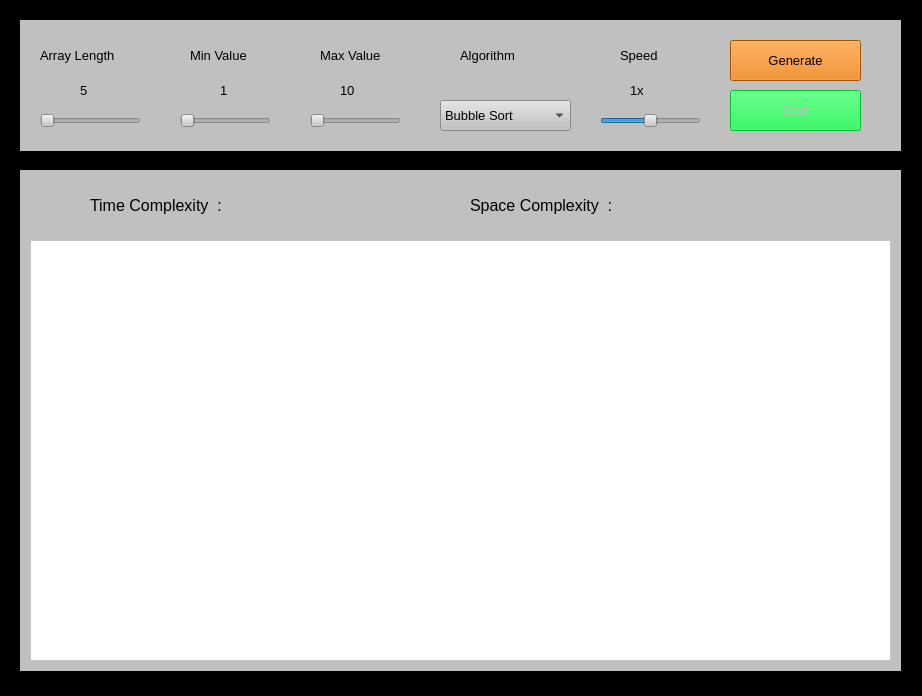
<?xml version="1.0" encoding="UTF-8"?>
<ui version="4.0">
 <class>MainWindow</class>
 <widget class="QMainWindow" name="MainWindow">
  <property name="geometry">
   <rect>
    <x>0</x>
    <y>0</y>
    <width>922</width>
    <height>696</height>
   </rect>
  </property>
  <property name="minimumSize">
   <size>
    <width>922</width>
    <height>696</height>
   </size>
  </property>
  <property name="maximumSize">
   <size>
    <width>922</width>
    <height>696</height>
   </size>
  </property>
  <property name="windowTitle">
   <string>Sorting Visualizer</string>
  </property>
  <property name="styleSheet">
   <string notr="true">background:black</string>
  </property>
  <widget class="QWidget" name="centralwidget">
   <widget class="QWidget" name="widget" native="true">
    <property name="geometry">
     <rect>
      <x>20</x>
      <y>20</y>
      <width>881</width>
      <height>131</height>
     </rect>
    </property>
    <property name="styleSheet">
     <string notr="true">background:silver</string>
    </property>
    <widget class="QLabel" name="label_3">
     <property name="geometry">
      <rect>
       <x>20</x>
       <y>20</y>
       <width>111</width>
       <height>31</height>
      </rect>
     </property>
     <property name="font">
      <font>
       <pointsize>10</pointsize>
      </font>
     </property>
     <property name="text">
      <string>Array Length</string>
     </property>
    </widget>
    <widget class="QSlider" name="lenslider">
     <property name="geometry">
      <rect>
       <x>20</x>
       <y>90</y>
       <width>101</width>
       <height>21</height>
      </rect>
     </property>
     <property name="cursor">
      <cursorShape>PointingHandCursor</cursorShape>
     </property>
     <property name="minimum">
      <number>5</number>
     </property>
     <property name="maximum">
      <number>20</number>
     </property>
     <property name="orientation">
      <enum>Qt::Horizontal</enum>
     </property>
    </widget>
    <widget class="QSlider" name="minslider">
     <property name="geometry">
      <rect>
       <x>160</x>
       <y>90</y>
       <width>91</width>
       <height>21</height>
      </rect>
     </property>
     <property name="cursor">
      <cursorShape>PointingHandCursor</cursorShape>
     </property>
     <property name="minimum">
      <number>1</number>
     </property>
     <property name="maximum">
      <number>10</number>
     </property>
     <property name="orientation">
      <enum>Qt::Horizontal</enum>
     </property>
    </widget>
    <widget class="QLabel" name="label_4">
     <property name="geometry">
      <rect>
       <x>170</x>
       <y>20</y>
       <width>91</width>
       <height>31</height>
      </rect>
     </property>
     <property name="font">
      <font>
       <pointsize>10</pointsize>
      </font>
     </property>
     <property name="text">
      <string>Min Value</string>
     </property>
    </widget>
    <widget class="QSlider" name="maxslider">
     <property name="geometry">
      <rect>
       <x>290</x>
       <y>90</y>
       <width>91</width>
       <height>21</height>
      </rect>
     </property>
     <property name="cursor">
      <cursorShape>PointingHandCursor</cursorShape>
     </property>
     <property name="minimum">
      <number>10</number>
     </property>
     <property name="maximum">
      <number>20</number>
     </property>
     <property name="orientation">
      <enum>Qt::Horizontal</enum>
     </property>
    </widget>
    <widget class="QLabel" name="label_5">
     <property name="geometry">
      <rect>
       <x>300</x>
       <y>20</y>
       <width>91</width>
       <height>31</height>
      </rect>
     </property>
     <property name="font">
      <font>
       <pointsize>10</pointsize>
      </font>
     </property>
     <property name="text">
      <string>Max Value</string>
     </property>
    </widget>
    <widget class="QComboBox" name="algorithm">
     <property name="geometry">
      <rect>
       <x>420</x>
       <y>80</y>
       <width>131</width>
       <height>31</height>
      </rect>
     </property>
     <property name="font">
      <font>
       <pointsize>10</pointsize>
      </font>
     </property>
     <property name="cursor">
      <cursorShape>PointingHandCursor</cursorShape>
     </property>
     <property name="placeholderText">
      <string/>
     </property>
     <item>
      <property name="text">
       <string>Bubble Sort</string>
      </property>
     </item>
     <item>
      <property name="text">
       <string>Insertion Sort</string>
      </property>
     </item>
     <item>
      <property name="text">
       <string>Selection Sort</string>
      </property>
     </item>
     <item>
      <property name="text">
       <string>Merge Sort</string>
      </property>
     </item>
     <item>
      <property name="text">
       <string>Quick Sort</string>
      </property>
     </item>
    </widget>
    <widget class="QLabel" name="label_6">
     <property name="geometry">
      <rect>
       <x>440</x>
       <y>20</y>
       <width>91</width>
       <height>31</height>
      </rect>
     </property>
     <property name="font">
      <font>
       <pointsize>10</pointsize>
      </font>
     </property>
     <property name="text">
      <string>Algorithm</string>
     </property>
    </widget>
    <widget class="QLabel" name="label_7">
     <property name="geometry">
      <rect>
       <x>600</x>
       <y>20</y>
       <width>61</width>
       <height>31</height>
      </rect>
     </property>
     <property name="font">
      <font>
       <pointsize>10</pointsize>
      </font>
     </property>
     <property name="text">
      <string>Speed</string>
     </property>
    </widget>
    <widget class="QSlider" name="speedslider">
     <property name="geometry">
      <rect>
       <x>580</x>
       <y>90</y>
       <width>101</width>
       <height>21</height>
      </rect>
     </property>
     <property name="cursor">
      <cursorShape>PointingHandCursor</cursorShape>
     </property>
     <property name="maximum">
      <number>6</number>
     </property>
     <property name="pageStep">
      <number>10</number>
     </property>
     <property name="sliderPosition">
      <number>3</number>
     </property>
     <property name="orientation">
      <enum>Qt::Horizontal</enum>
     </property>
    </widget>
    <widget class="QPushButton" name="generate">
     <property name="geometry">
      <rect>
       <x>710</x>
       <y>20</y>
       <width>131</width>
       <height>41</height>
      </rect>
     </property>
     <property name="font">
      <font>
       <pointsize>10</pointsize>
      </font>
     </property>
     <property name="cursor">
      <cursorShape>PointingHandCursor</cursorShape>
     </property>
     <property name="styleSheet">
      <string notr="true">QPushButton
{
 background:#e67300;
}
QPushButton::hover
{
 background: #cc6600;
}</string>
     </property>
     <property name="text">
      <string>Generate</string>
     </property>
    </widget>
    <widget class="QPushButton" name="start">
     <property name="enabled">
      <bool>false</bool>
     </property>
     <property name="geometry">
      <rect>
       <x>710</x>
       <y>70</y>
       <width>131</width>
       <height>41</height>
      </rect>
     </property>
     <property name="font">
      <font>
       <pointsize>10</pointsize>
      </font>
     </property>
     <property name="cursor">
      <cursorShape>PointingHandCursor</cursorShape>
     </property>
     <property name="styleSheet">
      <string notr="true">QPushButton
{
  background:#00e639;
}
QPushButton::hover
{
  background: #00cc33;
}</string>
     </property>
     <property name="text">
      <string>Start</string>
     </property>
    </widget>
    <widget class="QLabel" name="lenval">
     <property name="geometry">
      <rect>
       <x>60</x>
       <y>60</y>
       <width>41</width>
       <height>21</height>
      </rect>
     </property>
     <property name="font">
      <font>
       <pointsize>10</pointsize>
      </font>
     </property>
     <property name="text">
      <string>5</string>
     </property>
    </widget>
    <widget class="QLabel" name="minval">
     <property name="geometry">
      <rect>
       <x>200</x>
       <y>60</y>
       <width>41</width>
       <height>21</height>
      </rect>
     </property>
     <property name="font">
      <font>
       <pointsize>10</pointsize>
      </font>
     </property>
     <property name="text">
      <string>1</string>
     </property>
    </widget>
    <widget class="QLabel" name="maxval">
     <property name="geometry">
      <rect>
       <x>320</x>
       <y>60</y>
       <width>41</width>
       <height>21</height>
      </rect>
     </property>
     <property name="font">
      <font>
       <pointsize>10</pointsize>
      </font>
     </property>
     <property name="text">
      <string>10</string>
     </property>
    </widget>
    <widget class="QLabel" name="speedval">
     <property name="geometry">
      <rect>
       <x>610</x>
       <y>60</y>
       <width>61</width>
       <height>21</height>
      </rect>
     </property>
     <property name="font">
      <font>
       <pointsize>10</pointsize>
      </font>
     </property>
     <property name="text">
      <string>1x</string>
     </property>
    </widget>
   </widget>
   <widget class="QWidget" name="widget_2" native="true">
    <property name="geometry">
     <rect>
      <x>20</x>
      <y>170</y>
      <width>881</width>
      <height>501</height>
     </rect>
    </property>
    <property name="styleSheet">
     <string notr="true">background:silver</string>
    </property>
    <widget class="QLabel" name="label">
     <property name="geometry">
      <rect>
       <x>70</x>
       <y>20</y>
       <width>181</width>
       <height>31</height>
      </rect>
     </property>
     <property name="font">
      <font>
       <pointsize>12</pointsize>
      </font>
     </property>
     <property name="text">
      <string>Time Complexity  : </string>
     </property>
    </widget>
    <widget class="QLabel" name="label_2">
     <property name="geometry">
      <rect>
       <x>450</x>
       <y>20</y>
       <width>191</width>
       <height>31</height>
      </rect>
     </property>
     <property name="font">
      <font>
       <pointsize>12</pointsize>
      </font>
     </property>
     <property name="text">
      <string>Space Complexity  : </string>
     </property>
    </widget>
    <widget class="QLabel" name="tmcomp">
     <property name="geometry">
      <rect>
       <x>260</x>
       <y>20</y>
       <width>101</width>
       <height>31</height>
      </rect>
     </property>
     <property name="font">
      <font>
       <pointsize>12</pointsize>
      </font>
     </property>
     <property name="styleSheet">
      <string notr="true">color:blue;</string>
     </property>
     <property name="text">
      <string/>
     </property>
    </widget>
    <widget class="QLabel" name="spcomp">
     <property name="geometry">
      <rect>
       <x>650</x>
       <y>20</y>
       <width>101</width>
       <height>31</height>
      </rect>
     </property>
     <property name="font">
      <font>
       <pointsize>12</pointsize>
      </font>
     </property>
     <property name="styleSheet">
      <string notr="true">color:blue;</string>
     </property>
     <property name="text">
      <string/>
     </property>
    </widget>
    <widget class="QGraphicsView" name="graphicsView">
     <property name="geometry">
      <rect>
       <x>10</x>
       <y>70</y>
       <width>861</width>
       <height>421</height>
      </rect>
     </property>
     <property name="styleSheet">
      <string notr="true">background:white;</string>
     </property>
     <property name="verticalScrollBarPolicy">
      <enum>Qt::ScrollBarAlwaysOff</enum>
     </property>
     <property name="horizontalScrollBarPolicy">
      <enum>Qt::ScrollBarAlwaysOff</enum>
     </property>
     <property name="viewportUpdateMode">
      <enum>QGraphicsView::NoViewportUpdate</enum>
     </property>
    </widget>
   </widget>
  </widget>
  <widget class="QStatusBar" name="statusbar"/>
 </widget>
 <resources/>
 <connections/>
</ui>
